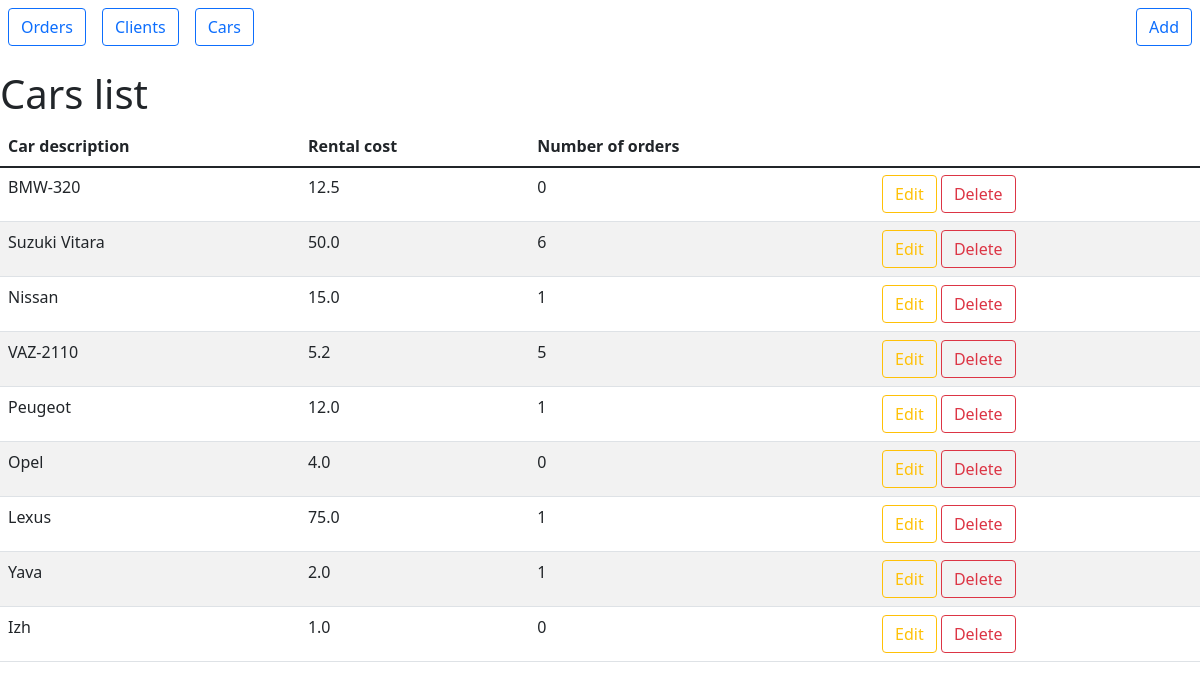
The page /cars-list on the database as committed earlier.
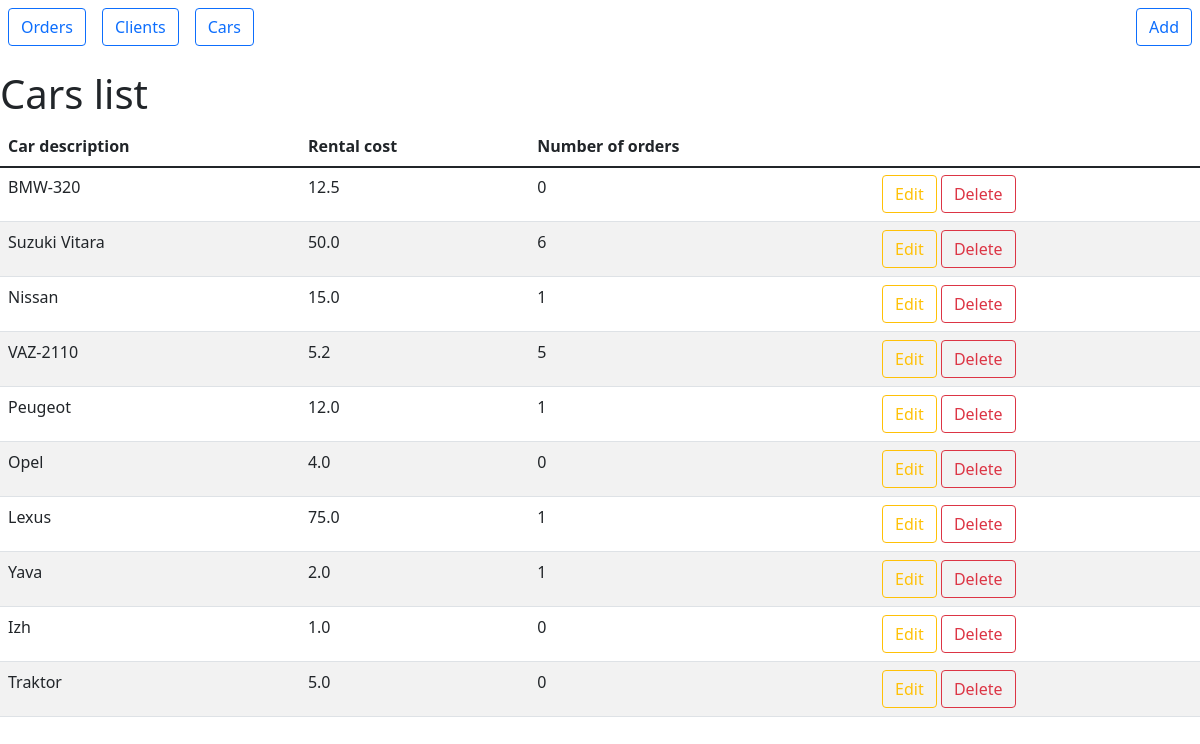
The same page on the database as committed later.
### main.py (models this page shows, shortened)
class Cars(db.Model):
    id = db.Column(db.Integer, primary_key=True)
    number = db.Column(db.String(30), nullable=False)
    description = db.Column(db.String(90), nullable=False)
    rental_cost = db.Column(db.Float(), nullable=False)

### main.py (the view)
@rental_cars.route('/cars-list')
def cars_list():
    g.db = sqlite3.connect('rental_cars.db')
    cur = g.db.execute("""SELECT id, description, rental_cost, COUNT(car_id) FROM
                        (SELECT cars.*, orders.car_id FROM cars
                         LEFT JOIN orders ON cars.id = orders.car_id) GROUP BY id""")
    linked_cars = cur.fetchall()
    g.db.close()
    return render_template('cars-list.html', linked_cars=linked_cars)

### templates/cars-list.html (shortened to what this page needs)
{% extends 'documentation/html_prototype/static_prototype.html' %}
{% block nav %}
<div class="ms-auto p-2 bd-highlight"><a href="/add-car" class="btn btn-outline-primary">Add</a></div>
{% endblock %}
{% block body %}
<h1>Cars list</h1>
<table class="table table-striped table-hover">
    <thead>
        <tr>
            <th scope="col">Car description</th>
            <th scope="col">Rental cost</th>
            <th scope="col">Number of orders</th>
        </tr>
    </thead>
    <tbody>
        <tr>
            {% for row in linked_cars %}
                <tr>
                    <td>{{ row[1] }}</td>
                    <td>{{ row[2] }}</td>
                    <td>{{ row[3] }}</td>
                    <td>
                        <a href="/cars-list/{{ row[0] }}/update-car" class="btn btn-outline-warning">Edit</a>
                        <a href="/cars-list/{{ row[0] }}/delete-car" class="btn btn-outline-danger" onclick="return confirm('Please confirm delete car')">Delete</a>
                    </td>
                </tr>
            {% endfor %}
        </tr>
    </tbody>
</table>
{% endblock %}

### templates/documentation/html_prototype/static_prototype.html (shortened to what this page needs)
<!doctype html>
<html lang="en">
<head>
    <link rel="stylesheet" href="{{ url_for('static', filename='css/main.css') }}">
    <link rel="stylesheet" href="https://cdn.jsdelivr.net/npm/bootstrap@5.1.3/dist/css/bootstrap.min.css">
</head>
<body>
    <div class="d-flex bd-highlight mb-3">
        <div class="p-2 bd-highlight"><a href="/orders-list" class="btn btn-outline-primary">Orders</a></div>
        <div class="p-2 bd-highlight"><a href="/clients-list" class="btn btn-outline-primary">Clients</a></div>
        <div class="p-2 bd-highlight"><a href="/cars-list" class="btn btn-outline-primary"> Cars </a></div>
        {% block nav %}{% endblock %}
    </div>
    {% block body %}{% endblock %}
</body>
</html>

Rows that differ between the two databases and show on the page:
added Cars: description "Traktor", rental_cost "5.0", row "0"
